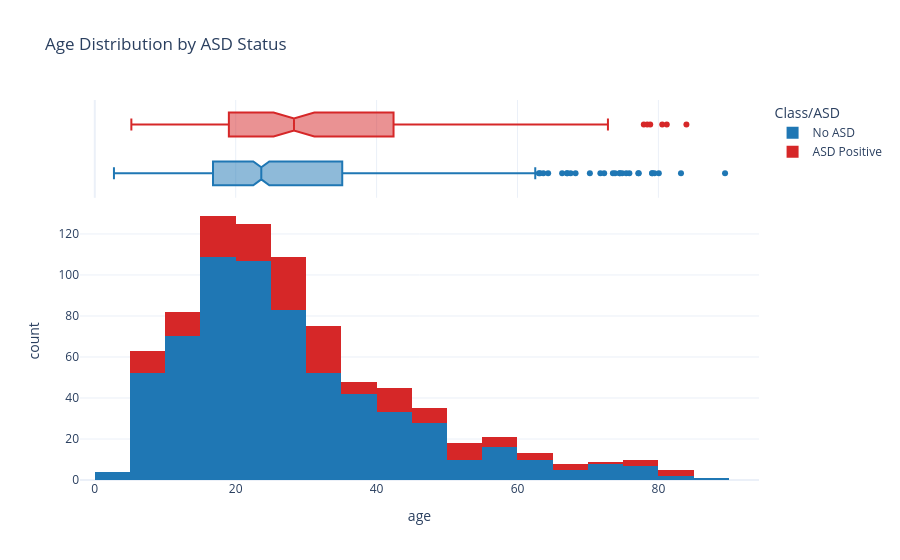

The notebook cell this image was saved under:
### Code cell
# 1. Create the histogram using Plotly Express, coloring by the Class/ASD column
fig = px.histogram(
    df,
    x="age",
    title="Age Distribution by ASD Status",
    template="plotly_white",
    # Use 'Class/ASD' for color to show stacked distribution
    color="Class/ASD",
    # Define color scheme
    color_discrete_map={'No ASD': '#1f77b4', 'ASD Positive': '#d62728'},
    # Use 'stack' for barmode to easily see the totals and subgroups
    barmode='stack',
    # Add a box plot on the margin, now colored by the same groups
    marginal="box",
    nbins=30,
    height=550
)
fig.show()

### Figure 1 — Plotly figure (JSON) as saved in the notebook; plotly's stock layout.template omitted (floating-point values rounded to 4 significant figures; data arrays with more than 128 entries replaced by an {"elided": "..."} marker saying what was removed)
{"data": [{"alignmentgroup": "True", "bingroup": "x", "hovertemplate": "Class/ASD=No ASD<br>age=%{x}<br>count=%{y}<extra></extra>", "legendgroup": "No ASD", "marker": {"color": "#1f77b4", "pattern": {"shape": ""}}, "name": "No ASD", "nbinsx": 30, "offsetgroup": "No ASD", "orientation": "v", "showlegend": true, "type": "histogram", "x": {"elided": "639 float values"}, "xaxis": "x", "yaxis": "y"}, {"alignmentgroup": "True", "hovertemplate": "Class/ASD=No ASD<br>age=%{x}<extra></extra>", "legendgroup": "No ASD", "marker": {"color": "#1f77b4"}, "name": "No ASD", "notched": true, "offsetgroup": "No ASD", "showlegend": false, "type": "box", "x": {"elided": "639 float values"}, "xaxis": "x2", "yaxis": "y2"}, {"alignmentgroup": "True", "bingroup": "x", "hovertemplate": "Class/ASD=ASD Positive<br>age=%{x}<br>count=%{y}<extra></extra>", "legendgroup": "ASD Positive", "marker": {"color": "#d62728", "pattern": {"shape": ""}}, "name": "ASD Positive", "nbinsx": 30, "offsetgroup": "ASD Positive", "orientation": "v", "showlegend": true, "type": "histogram", "x": {"elided": "161 float values"}, "xaxis": "x", "yaxis": "y"}, {"alignmentgroup": "True", "hovertemplate": "Class/ASD=ASD Positive<br>age=%{x}<extra></extra>", "legendgroup": "ASD Positive", "marker": {"color": "#d62728"}, "name": "ASD Positive", "notched": true, "offsetgroup": "ASD Positive", "showlegend": false, "type": "box", "x": {"elided": "161 float values"}, "xaxis": "x2", "yaxis": "y2"}], "layout": {"autosize": true, "barmode": "stack", "legend": {"title": {"text": "Class/ASD"}, "tracegroupgap": 0}, "title": {"text": "Age Distribution by ASD Status"}, "xaxis": {"anchor": "y", "autorange": true, "domain": [0, 1], "range": [-2.101, 94.28], "title": {"text": "age"}, "type": "linear"}, "xaxis2": {"anchor": "y2", "autorange": true, "domain": [0, 1], "matches": "x", "range": [-2.101, 94.28], "showgrid": true, "showticklabels": false, "type": "linear"}, "yaxis": {"anchor": "x", "autorange": true, "domain": [0, 0.7326], "range": [0, 135.8], "title": {"text": "count"}}, "yaxis2": {"anchor": "x2", "autorange": true, "domain": [0.7426, 1], "matches": "y2", "range": [-0.5, 1.5], "showgrid": false, "showline": false, "showticklabels": false, "ticks": "", "type": "category"}}}
